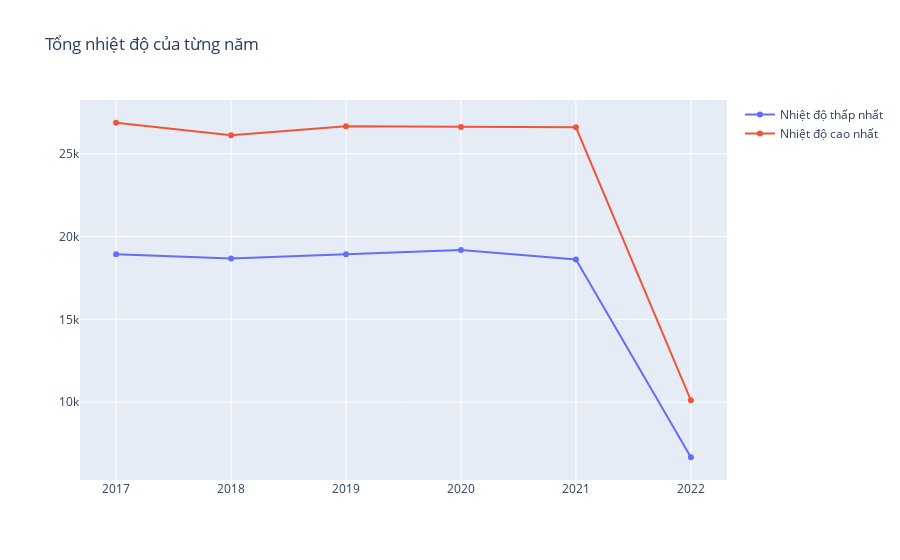

This figure's notebook cell:
### Markdown cell above
Nhiệt độ

### Code cell
fig = go.Figure()
fig.add_trace(go.Scatter(x=yearly.index.year, y=yearly['tmin'],
    name=ele['tmin'],
    connectgaps=True
))

fig.add_trace(go.Scatter(x=yearly.index.year, y=yearly['tmax'],
    name=ele['tmax'],
    connectgaps=True,
))
fig.update_layout(title_text=f'Tổng nhiệt độ của từng năm')
fig.show()

### Figure 1 — Plotly figure (JSON) as saved in the notebook; plotly's stock layout.template omitted (floating-point values rounded to 4 significant figures)
{"data": [{"connectgaps": true, "name": "Nhiệt độ thấp nhất", "type": "scatter", "x": [2017, 2018, 2019, 2020, 2021, 2022], "y": [18926, 18676, 18925, 19182, 18614, 6678]}, {"connectgaps": true, "name": "Nhiệt độ cao nhất", "type": "scatter", "x": [2017, 2018, 2019, 2020, 2021, 2022], "y": [26864, 26109, 26653, 26606, 26591, 10112]}], "layout": {"title": {"text": "Tổng nhiệt độ của từng năm"}}}
